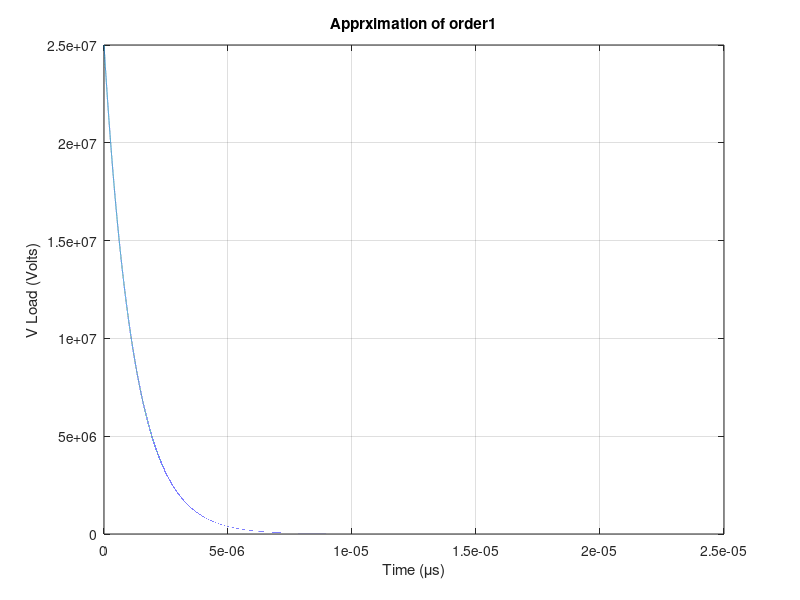
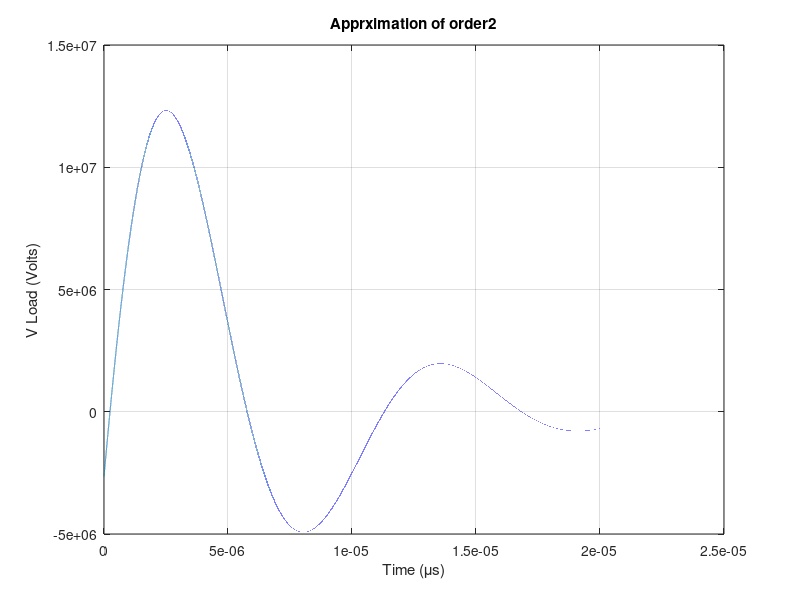
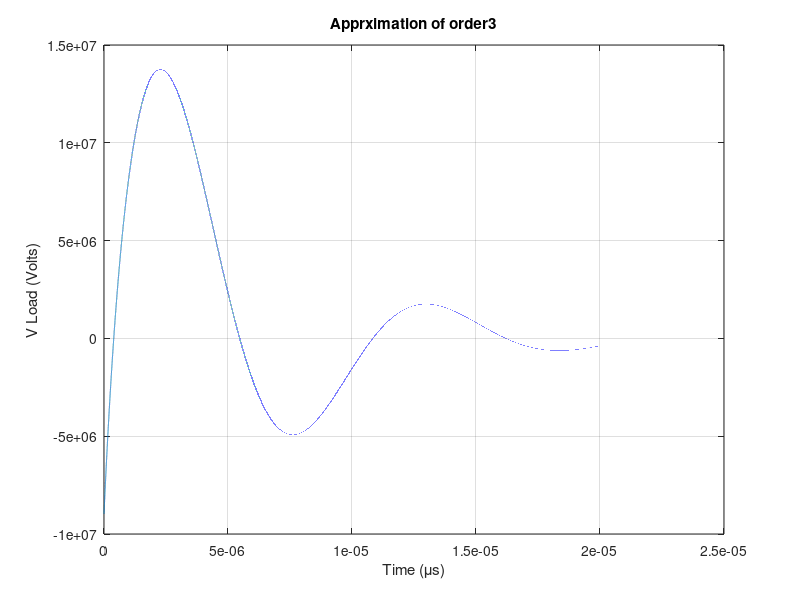
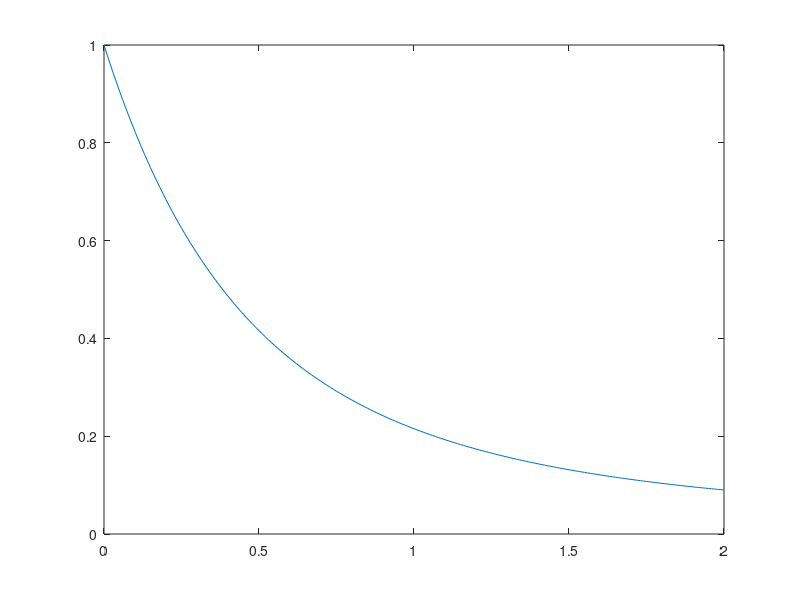

Write the MATLAB code that produced these figures, in order.
clear all
clc
% Input state-space matrices
l = 400;
N = 2;
dz = l/N;
R = 0.1*dz;
L = 2.5e-7*dz;  
C = 1e-10*dz;      
Rs = 0;       
Vs  = 30; % this is u
A = [-(Rs+R)/L, -1/L, 0   , 0   ;
       1/C    ,  0  , -1/C, 0   ;
    0         , 1/L , -R/L, -1/L;
    0         , 0   , 1/C , 0  ];
B = [1/L;0;0;0].*30;
C = [0;0;0;1];
% Determine the order of the system
q = length(B);

% Compute moments
num_moments = 2 * q;
moments = zeros(1, num_moments);
for i = 1:num_moments
    moments(i) = -transpose(C) * (A^(-i)) * B;
end

% Generalized approximation for all orders
for approx_order = 1:q
    fprintf('Case %d:\n', approx_order);

    % Construct the moment matrix
    moment_matrix = zeros(approx_order);
    Vector_c = -moments(approx_order+1:2*approx_order)';

    for i = 1:approx_order
        moment_matrix(i, :) = moments(i:i+approx_order-1);
    end
    % find b matrix (deno coef)
    b_matrix = inv(moment_matrix)*Vector_c;
    
    %find the ploes 
    poles = roots([transpose(b_matrix) ,1]);
    
    % determine residuses 
    % form the V matrix 
    V = zeros(approx_order);
    for i = 1:approx_order
        for j = 1:approx_order
            V(i, j) = 1/poles(j)^(i-1);
        end
    end
    % form the A matrix 
    A_diag = diag(1 ./ poles);
    r_moments = moments(1:approx_order); % a helper matrix
    % find the residuse
    residues = -1*inv(A_diag)* inv(V)* transpose(r_moments);
    %set a value for t 
    %t=0:10;
    t = 0:1e-10:20e-6;
    %form the impulse response 
    h =0;
    for i = 1:approx_order
        h = h + residues(i) * exp(poles(i) * t);
    end
    % plot the output 
    figure(approx_order);
    plot(t,h);
    xlabel('Time (\mus)');
    ylabel('V Load (Volts)');
    title(['Apprximation of order',num2str(approx_order)]);
    grid on
end

%%
clear all
clc
%find the theorytical impulse response
A = [-2 1 0 0; 1 -2 1 0; 0 1 -2 1; 0 0 1 -1];
B = [1; 0; 0; 0];
C = [1; 0; 0; 0];
C = transpose(C);
eat = @(t) expm(A.*t); 
y = @(t)mtimes(mtimes(C,eat(t)),B); 
t = 0:0.01:2;
y_values = arrayfun(@(t) y(t), t);
% Plot y(t)
plot(t, y_values);
